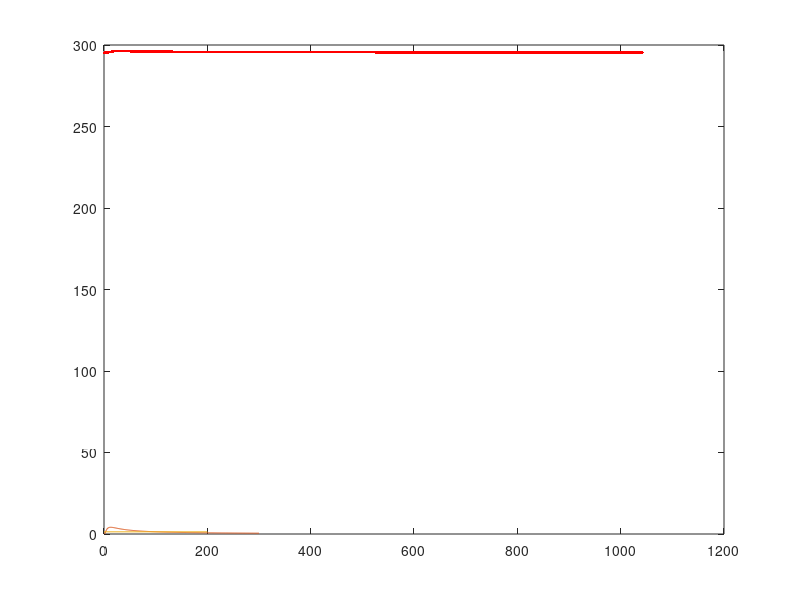

The MATLAB source for this figure:
%% PID Control
%% Temperature check
% Import data
%path(path,'C:\Users\Federico\Documents\GitHub\ExpMethods\01_PID_Control');
load('tempcheck.mat');
% Plot
plot(tcheck.t,tcheck.T,'Linestyle','none','Marker','.',...
    'color','r');
% Calculate mean and std
Tm = mean(tcheck.T);
sigma_T = std(tcheck.T);
% Make a log
disp(sprintf('\n-------- TEMPERATURE CHECK --------'));
disp(sprintf('Average temperature: %d',Tm));
disp(sprintf('Temperature deviation: %d',sigma_T));
disp(sprintf('-----------------------------------\n'));

%% Step excitation
load('step.mat');
% Plot
plot(step.t,step.T,'Linestyle','none','Marker','.',...
    'color','r');
% Get H0 value
H0 = step.T(end-10) - step.T(1);
% Make a log
disp(sprintf('\n-------- STEP EXCITATION --------'));
disp(sprintf('H_0: %d',H0));
disp(sprintf('-----------------------------------\n'));

%% Pulse excitation
close all
load('pulse.mat');
% Plot
plot(pulse.t,pulse.T,'Linestyle','none','Marker','.',...
    'color','r');
% Find maximum r(t) is the function
temp = pulse.T;
rp = max(temp);
index = find(temp == rp);
tp = pulse.t(index);
rp = pulse.T(index);

%% derivative expression rp = H(0) ((exp(eps/T) - 1)exp(-tp/T))
% i want to find the root of
myfun = @(x,eps, rp, tp, H_0) (rp - H_0 * (exp(eps/x) - 1) * exp(- tp/x));  % parameterized function
% parameter
eps = 20;
H_0 = 7.943083;
tp = pulse.t(index);
rp = pulse.T(index) - Tm;
fun = @(x) myfun(x,eps, rp, tp, H_0);    % function of x alone
T_1_2 = fzero(fun,125)
%% 
x=0:1:300
hold on
plot(x,H_0 .* (exp(eps./x) - 1) .* exp(- tp./x));
plot([0 200],[rp rp])
